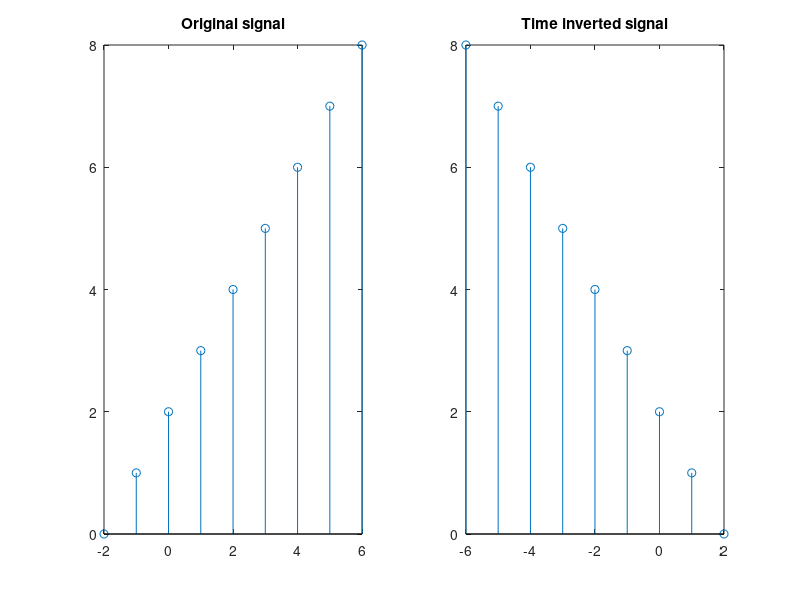

The MATLAB script that drew this image:
%% Experiment 7

%% Time Inversion
% Flipping the signal about the y-axis

y = 0:8;
x = -2:6;


subplot(121),stem(x,y),title('Original signal')
subplot(122),stem(x*-1,y),title('Time inverted signal')
